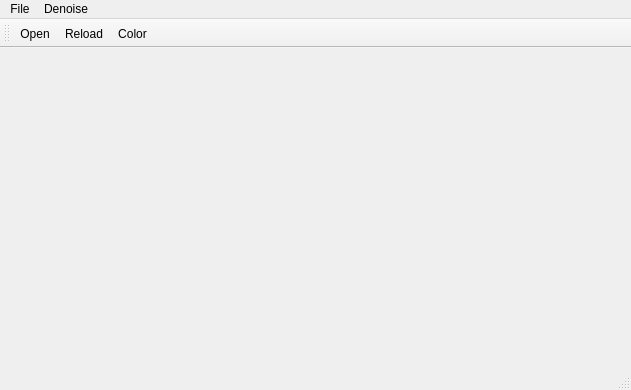
<?xml version="1.0" encoding="UTF-8"?>
<ui version="4.0">
 <class>PCViewer</class>
 <widget class="QMainWindow" name="PCViewer">
  <property name="geometry">
   <rect>
    <x>0</x>
    <y>0</y>
    <width>631</width>
    <height>390</height>
   </rect>
  </property>
  <property name="windowTitle">
   <string>PCViewer</string>
  </property>
  <widget class="QWidget" name="centralWidget">
   <layout class="QGridLayout" name="gridLayout">
    <item row="0" column="0">
     <widget class="QVTKWidget" name="widget" native="true"/>
    </item>
   </layout>
  </widget>
  <widget class="QMenuBar" name="menuBar">
   <property name="geometry">
    <rect>
     <x>0</x>
     <y>0</y>
     <width>631</width>
     <height>22</height>
    </rect>
   </property>
   <widget class="QMenu" name="menuFile">
    <property name="title">
     <string>File</string>
    </property>
    <addaction name="actionOpen"/>
    <addaction name="actionReload"/>
   </widget>
   <widget class="QMenu" name="menuRendering">
    <property name="title">
     <string>Denoise</string>
    </property>
    <addaction name="actionPassThroughFilter"/>
   </widget>
   <addaction name="menuFile"/>
   <addaction name="menuRendering"/>
  </widget>
  <widget class="QToolBar" name="mainToolBar">
   <attribute name="toolBarArea">
    <enum>TopToolBarArea</enum>
   </attribute>
   <attribute name="toolBarBreak">
    <bool>false</bool>
   </attribute>
   <addaction name="actionOpen"/>
   <addaction name="actionReload"/>
   <addaction name="actionColor"/>
  </widget>
  <widget class="QStatusBar" name="statusBar"/>
  <action name="actionColor">
   <property name="checkable">
    <bool>true</bool>
   </property>
   <property name="icon">
    <iconset resource="res.qrc">
     <normaloff>:/icon/color.ico</normaloff>:/icon/color.ico</iconset>
   </property>
   <property name="text">
    <string>Color</string>
   </property>
   <property name="toolTip">
    <string>Color Mode</string>
   </property>
   <property name="shortcut">
    <string>Shift+C</string>
   </property>
  </action>
  <action name="actionOpen">
   <property name="icon">
    <iconset resource="res.qrc">
     <normaloff>:/icon/open.ico</normaloff>:/icon/open.ico</iconset>
   </property>
   <property name="text">
    <string>Open</string>
   </property>
   <property name="shortcut">
    <string>Ctrl+O</string>
   </property>
  </action>
  <action name="actionPassThroughFilter">
   <property name="text">
    <string>PassThroughFilter</string>
   </property>
  </action>
  <action name="actionReload">
   <property name="icon">
    <iconset resource="res.qrc">
     <normaloff>:/icon/reload.ico</normaloff>:/icon/reload.ico</iconset>
   </property>
   <property name="text">
    <string>Reload</string>
   </property>
   <property name="toolTip">
    <string>Reload File</string>
   </property>
   <property name="shortcut">
    <string>Ctrl+R</string>
   </property>
  </action>
 </widget>
 <layoutdefault spacing="6" margin="11"/>
 <customwidgets>
  <customwidget>
   <class>QVTKWidget</class>
   <extends>QWidget</extends>
   <header location="global">QVTKWidget.h</header>
   <container>1</container>
  </customwidget>
 </customwidgets>
 <resources>
  <include location="res.qrc"/>
 </resources>
 <connections/>
</ui>
